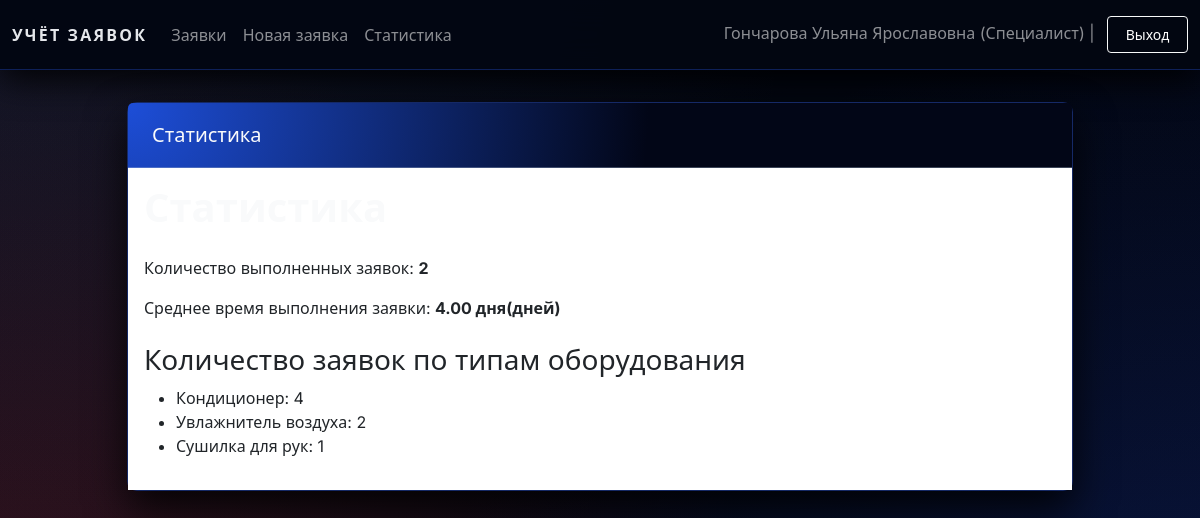
Screenshot of /stats (signed in) with the database file from the repository.
### tables this page shows
CREATE TABLE requests (
            request_id INTEGER PRIMARY KEY AUTOINCREMENT,
            request_number TEXT UNIQUE,
            start_date TEXT NOT NULL,
            climate_tech_type TEXT NOT NULL,
            climate_tech_model TEXT NOT NULL,
            problem_description TEXT NOT NULL,
            request_status TEXT NOT NULL DEFAULT 'Новая заявка' CHECK (
                request_status IN ('Новая заявка', 'В процессе ремонта', 'Ожидание комплектующих',
                                    'Готова к выдаче', 'Завершена', 'Отменена')
            ),
            priority TEXT DEFAULT 'Средний' CHECK (priority IN ('Низкий', 'Средний', 'Высокий', 'Критичный')),
            completion_date TEXT,
            repair_parts TEXT,
            estimated_time INTEGER,

            master_id INTEGER REFERENCES users(user_id) ON DELETE SET NULL,
            client_id INTEGER NOT NULL REFERENCES users(user_id) ON DELETE CASCADE,
            quality_manager_id INTEGER REFERENCES users(user_id) ON DELETE SET NULL,

            deadline_extension TEXT,
            extension_reason TEXT,
            customer_agreement INTEGER DEFAULT 0,

            qr_code_generated INTEGER DEFAULT 0,
            qr_code_token TEXT UNIQUE,
            feedback_received INTEGER DEFAULT 0,

            created_at TEXT DEFAULT (DATETIME('now')),
            updated_at TEXT DEFAULT (DATETIME('now'))
        );

### web_app.py (the view)
    def wrapper(*args, **kwargs):
        if "user" not in session:
            return redirect(url_for("login"))
        return view_func(*args, **kwargs)

### web_app.py (called while the page is built)
def get_connection():
    if not os.path.exists(DB_NAME):
        raise FileNotFoundError(
            f"Файл базы данных '{DB_NAME}' не найден. "
            f"Сначала запустите 'test.py' для создания БД."
        )
    conn = sqlite3.connect(DB_NAME)
    conn.row_factory = sqlite3.Row
    return conn

def login_required(view_func):
    def wrapper(*args, **kwargs):
        if "user" not in session:
            return redirect(url_for("login"))
        return view_func(*args, **kwargs)
    wrapper.__name__ = view_func.__name__
    return wrapper

### templates/stats.html (shortened to what this page needs)
{% extends "base.html" %}
{% block header %}Статистика{% endblock %}
{% block content %}
<h1>Статистика</h1>
<p>Количество выполненных заявок: <strong>{{ finished_count }}</strong></p>
{% if avg_days_str %}
<p>Среднее время выполнения заявки: <strong>{{ avg_days_str }} дня(дней)</strong></p>
{% else %}
<p>Недостаточно данных для расчета среднего времени выполнения заявок.</p>
{% endif %}
<h3 class="mt-4">Количество заявок по типам оборудования</h3>
{% if type_rows %}
<ul>
  {% for r in type_rows %}
  <li>{{ r.climate_tech_type }}: {{ r.cnt }}</li>
  {% endfor %}
</ul>
{% else %}
<p>Заявок пока нет.</p>
{% endif %}
{% endblock %}

### static/styles.css (style rules this page uses)
* { box-sizing: border-box; }
body { min-height: 100vh; font-family: 'Inter', system-ui, -apple-system, BlinkMacSystemFont, 'Segoe UI', sans-serif; color: #e5e7eb; background-color: #020617; background-image: radial-gradient(circle at 0 0, rgba(148, 163, 184, 0.10) 0, transparent 55%), radial-gradient(circle at 100% 100%, rgba(30, 64, 175, 0.30) 0, transparent 55%), radial-gradient(circle at 0 100%, rgba(220, 38, 38, 0.25) 0, transparent 55%), linear-gradient(135deg, #020617 0%, #030712 45%, #020617 100%); background-attachment: fixed; }
h1 { color: #f9fafb; font-weight: 600; margin-bottom: 1.5rem; }

### rows the page displays
requests: climate_tech_type "Увлажнитель воздуха", cnt "2"
requests: climate_tech_type "Сушилка для рук", cnt "1"

### other values shown
{{ current_user['fio'] }} "Гончарова Ульяна Ярославовна"
{{ current_user['user_type'] }} "Специалист"
{{ finished_count }} "2"
{{ avg_days_str }} "4.00"
{{ r.climate_tech_type }} "Кондиционер"
{{ r.cnt }} "4"
